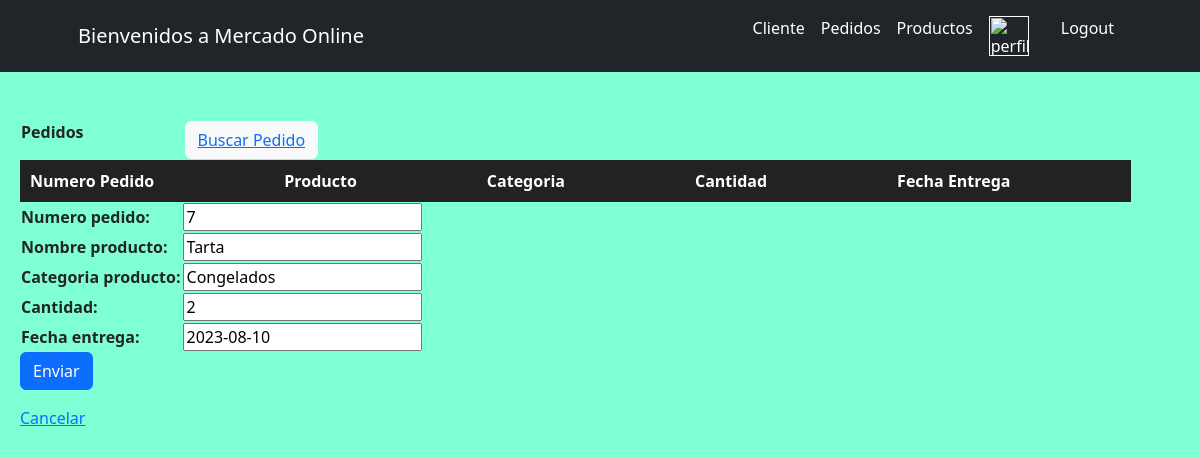
The app's page /MercadoApp/editarPedido/7, older data.
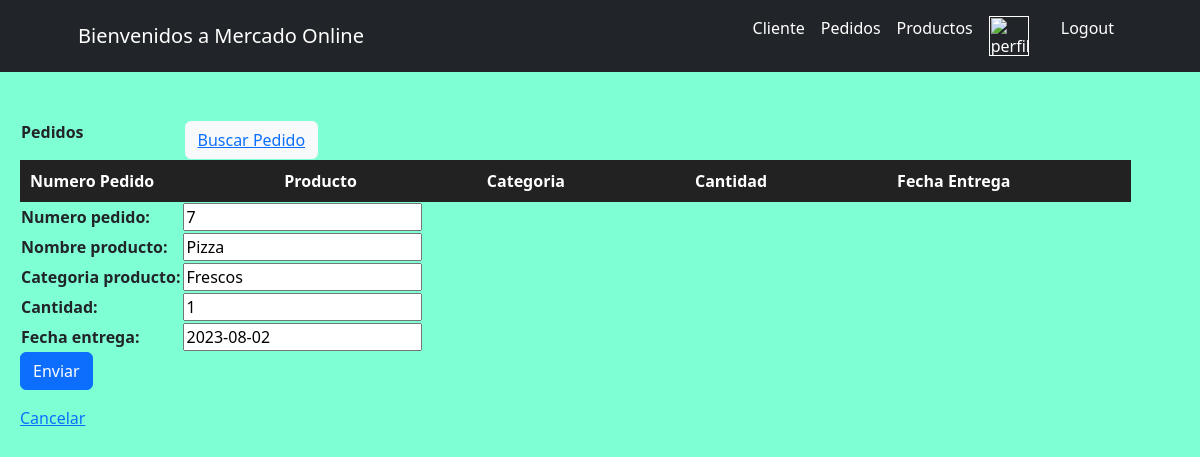
The same page, newer data.
### MercadoApp/models.py (models this page shows)
class Pedidos(models.Model):
    numero_pedido = models.IntegerField()
    nombre_producto = models.CharField(max_length=50)
    categoria_producto = models.CharField(max_length=50)
    cantidad = models.IntegerField()
    fecha_entrega = models.DateField()

### MercadoApp/views.py (the view)
# urls.py: path("editarPedido/<numero_pedido>", editarPedido, name="editarPedido"),
def editarPedido(request, numero_pedido):
    avatar = getavatar(request)
    pedido = get_object_or_404(Pedidos,numero_pedido=numero_pedido)#Pedidos.objects.get(numero_pedido= numero_pedido)
    if request.method == "POST" :#validar si es un pedido valido
        miFormulario = formPedidoFormulario(request.POST)
        if miFormulario.is_valid():
            data = miFormulario.cleaned_data
            pedido.numero_pedido = data["numero_pedido"]
            pedido.nombre_producto = data["nombre_producto"]
            pedido.categoria_producto = data["categoria_producto"]
            pedido.cantidad = data["cantidad"]
            pedido.fecha_entrega = data["fecha_entrega"]
            pedido.save()
            return redirect('Pedidos')
    else:
        miFormulario = formPedidoFormulario(initial={"numero_pedido":pedido.numero_pedido, "nombre_producto": pedido.nombre_producto, "categoria_producto": pedido.categoria_producto, "cantidad":pedido.cantidad, "fecha_entrega": pedido.fecha_entrega})
    return render(request, "MercadoApp/editarPedido.html", {"miFormulario":miFormulario, "pedido":numero_pedido, "avatar":avatar})

### MercadoApp/forms.py
class formPedidoFormulario(forms.Form):
    numero_pedido = forms.IntegerField()
    nombre_producto = forms.CharField()
    categoria_producto = forms.CharField()
    cantidad = forms.IntegerField()
    fecha_entrega = forms.DateField()

### MercadoApp/views.py (called while the page is built)
def getavatar(request):
    avatar = Avatar.objects.filter(user=request.user.id) #filter, va a buscar algo especifico, va a traer el avatar que le pertenece a ese usuario
    try:
        avatar= avatar[0].image.url # y lo trae como imagen y lo guarda en una variable
    except:
        avatar = None
    return avatar

### MercadoApp/templates/MercadoApp/editarPedido.html (shortened to what this page needs)
<div>
    {% extends "MercadoApp/Pedidos.html" %}
    {% load static %}
        {% block pedidosFormulario %}
        <form action="" method="post"> {% csrf_token %}
            <table>
                {{ miFormulario.as_table }}
            </table>
            <input class="btn btn-primary" type="submit" value="Enviar">
        </form>
        <a href="{% url 'Pedidos' %}">Cancelar</a>
        {% endblock %}

Row changes from the older to the newer data that the page shows:
removed Pedidos: numero_pedido "7", nombre_producto "Tarta", categoria_producto "Congelados", cantidad "2", fecha_entrega "2023-08-10"
added Pedidos: numero_pedido "7", nombre_producto "Pizza", categoria_producto "Frescos", cantidad "1", fecha_entrega "2023-08-02"
